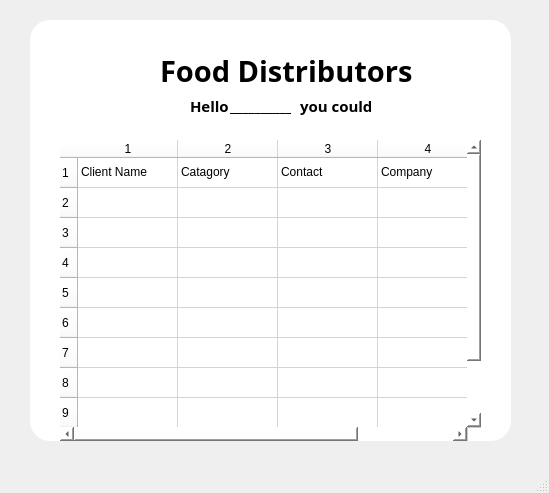
<?xml version="1.0" encoding="UTF-8"?>
<ui version="4.0">
 <class>MainWindow</class>
 <widget class="QMainWindow" name="MainWindow">
  <property name="geometry">
   <rect>
    <x>0</x>
    <y>0</y>
    <width>549</width>
    <height>493</height>
   </rect>
  </property>
  <property name="windowTitle">
   <string>MainWindow</string>
  </property>
  <widget class="QWidget" name="centralwidget">
   <widget class="QWidget" name="widget_2" native="true">
    <property name="geometry">
     <rect>
      <x>30</x>
      <y>20</y>
      <width>481</width>
      <height>421</height>
     </rect>
    </property>
    <property name="styleSheet">
     <string notr="true">border-radius:20px;
background-color: rgb(255, 255, 255);
</string>
    </property>
    <widget class="QLabel" name="label_2">
     <property name="geometry">
      <rect>
       <x>130</x>
       <y>10</y>
       <width>261</width>
       <height>81</height>
      </rect>
     </property>
     <property name="font">
      <font>
       <family>Segoe Print</family>
       <pointsize>22</pointsize>
       <weight>75</weight>
       <italic>false</italic>
       <bold>true</bold>
      </font>
     </property>
     <property name="text">
      <string>Food Distributors</string>
     </property>
    </widget>
    <widget class="QLabel" name="label_3">
     <property name="geometry">
      <rect>
       <x>160</x>
       <y>70</y>
       <width>41</width>
       <height>31</height>
      </rect>
     </property>
     <property name="font">
      <font>
       <family>Segoe Print</family>
       <pointsize>11</pointsize>
       <weight>75</weight>
       <italic>false</italic>
       <bold>true</bold>
      </font>
     </property>
     <property name="text">
      <string>Hello</string>
     </property>
    </widget>
    <widget class="QLabel" name="label_4">
     <property name="geometry">
      <rect>
       <x>200</x>
       <y>70</y>
       <width>61</width>
       <height>31</height>
      </rect>
     </property>
     <property name="font">
      <font>
       <family>Segoe Print</family>
       <pointsize>11</pointsize>
       <weight>75</weight>
       <italic>false</italic>
       <bold>true</bold>
      </font>
     </property>
     <property name="text">
      <string>__________</string>
     </property>
    </widget>
    <widget class="QLabel" name="label_5">
     <property name="geometry">
      <rect>
       <x>270</x>
       <y>70</y>
       <width>71</width>
       <height>31</height>
      </rect>
     </property>
     <property name="font">
      <font>
       <family>Segoe Print</family>
       <pointsize>11</pointsize>
       <weight>75</weight>
       <italic>false</italic>
       <bold>true</bold>
      </font>
     </property>
     <property name="text">
      <string>you could</string>
     </property>
    </widget>
    <widget class="QTableWidget" name="tableWidget">
     <property name="geometry">
      <rect>
       <x>30</x>
       <y>120</y>
       <width>421</width>
       <height>301</height>
      </rect>
     </property>
     <property name="styleSheet">
      <string notr="true"/>
     </property>
     <property name="rowCount">
      <number>10</number>
     </property>
     <property name="columnCount">
      <number>4</number>
     </property>
     <row/>
     <row/>
     <row/>
     <row/>
     <row/>
     <row/>
     <row/>
     <row/>
     <row/>
     <row/>
     <column/>
     <column/>
     <column/>
     <column/>
     <item row="0" column="0">
      <property name="text">
       <string>Client Name</string>
      </property>
     </item>
     <item row="0" column="1">
      <property name="text">
       <string>Catagory</string>
      </property>
     </item>
     <item row="0" column="2">
      <property name="text">
       <string>Contact</string>
      </property>
     </item>
     <item row="0" column="3">
      <property name="text">
       <string>Company</string>
      </property>
     </item>
    </widget>
   </widget>
  </widget>
  <widget class="QMenuBar" name="menubar">
   <property name="geometry">
    <rect>
     <x>0</x>
     <y>0</y>
     <width>549</width>
     <height>21</height>
    </rect>
   </property>
  </widget>
  <widget class="QStatusBar" name="statusbar"/>
 </widget>
 <resources>
  <include location="pic1.qrc"/>
 </resources>
 <connections/>
</ui>
